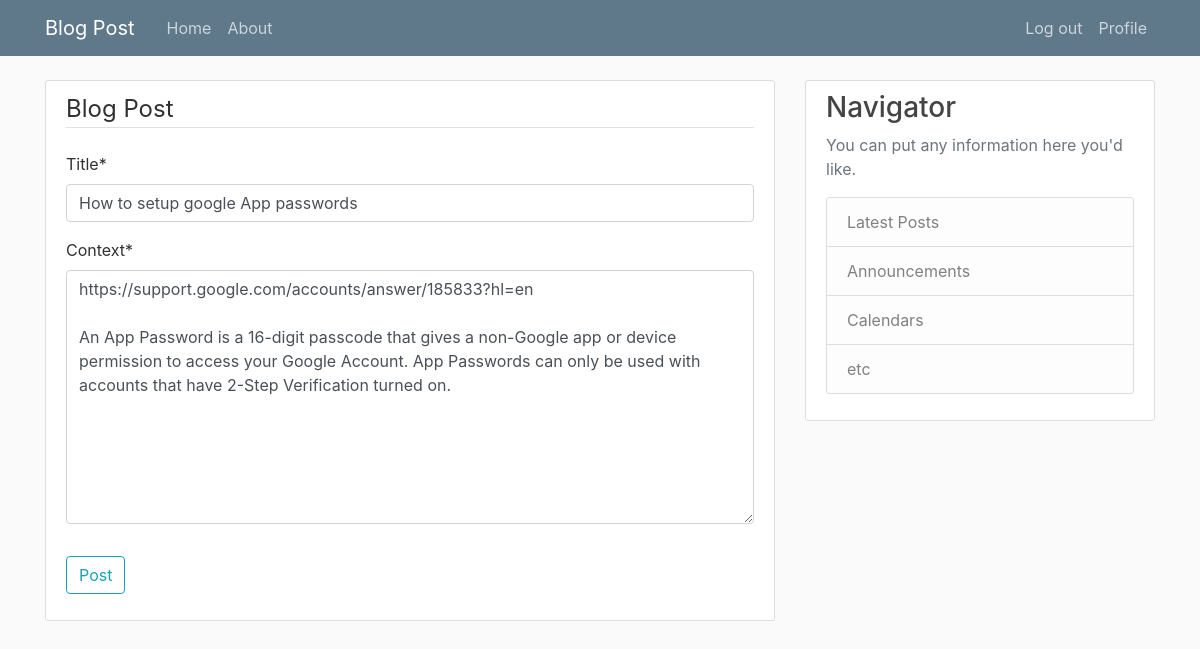
/post/36/update/ (signed in), run on the app's committed database.
### blog/models.py (models this page shows, shortened)
class Post(models.Model):
    title = models.CharField(max_length=250)
    context = models.TextField()
    author = models.CharField(max_length=250)
    postdate = models.DateField(default=timezone.now)
    author = models.ForeignKey(User, on_delete=models.CASCADE)

### blog/views.py (the view, shortened to what this page needs)
# urls.py: path('post/<int:pk>/update/', PostUpdateView.as_view(), name='post-update'),
class PostUpdateView(LoginRequiredMixin, UserPassesTestMixin, UpdateView):
    model = Post
    fields = ['title', 'context']
    def test_func(self):
        post = self.get_object()
        if self.request.user == post.author:
            return True
        return False

### blog/templates/blog/post_form.html (shortened to what this page needs)
{% extends "blog/base.html" %}
{% load crispy_forms_tags %}
{% block content %}
    <div class="content-section">
        <form method="POST">
            <fieldset class="form-group">
                <legend class="border-bottom mb-4">Blog Post</legend>
                {{ form|crispy }}
            </fieldset>
            <div class="form-group">
                <button class="btn btn-outline-info" type="submit">Post</button>
            </div>
        </form>
    </div>
{% endblock content %}

### blog/static/blog/main.css (style rules this page uses)
body { background-color:#fafafa; color: #303030; margin-top: 5rem; }
.content-section { background: #ffffff; padding: 10px 20px; border: 1px solid #dddddd; border-radius: 3px; margin-bottom: 20px; }

### data on the page
Post: title "How to setup google App passwords", context "https://support.google.com/accounts/answer/185833?hl=en An App Password is a 16-digit passcode that gives a non-Google app or device permission to access your Google Account. App Passwords can only be used with accounts that have 2-Step Verification turned on."
